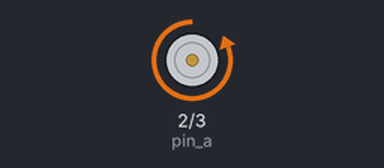
This sketch was run on a simulated Arduino Uno, built with avr-gcc and run on an emulated ATmega328P. On the bench: motor-driver pin pairs drawn as motors (green arrow = first pin HIGH = forward, orange = second pin HIGH = backward, longer = more drive).

Above: at 0.5 s.
At 2.12 s:
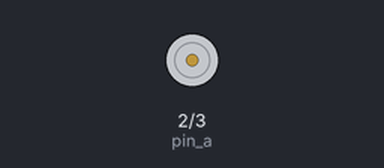
At 3.7 s:
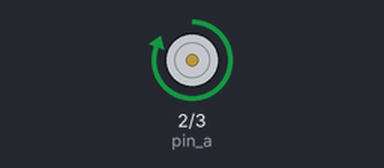
Timing chart, 0 to 4.8 s (numbered marks = the images above):
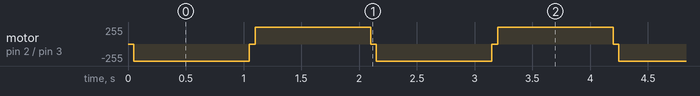

The sketch:

Hbridge2pin.ino
```cpp
const int pin_a = 2;
const int pin_b = 3;

void setup()
{
  pinMode(pin_a,OUTPUT);
  pinMode(pin_b,OUTPUT);
}

void loop()
{
  //Standby
  {
    digitalWrite(pin_a,LOW);
    digitalWrite(pin_b,LOW);
    delay(50);
  }
  //From a to b
  {
    digitalWrite(pin_a,LOW);
    digitalWrite(pin_b,HIGH);
    delay(1000);
  }
  //Standby
  {
    digitalWrite(pin_a,LOW);
    digitalWrite(pin_b,LOW);
    delay(50);
  }
  //From b to a
  {
    digitalWrite(pin_b,LOW);
    digitalWrite(pin_a,HIGH);
    delay(1000);
  }
}
```

Measured:
- by itself, motor on pin 2 (pin_a) / pin 3 (pin_b): repeats every 2.1 s: stopped 0.05 s, forward 255/255 1.0 s, stopped 0.05 s, backward 255/255 1.0 s
